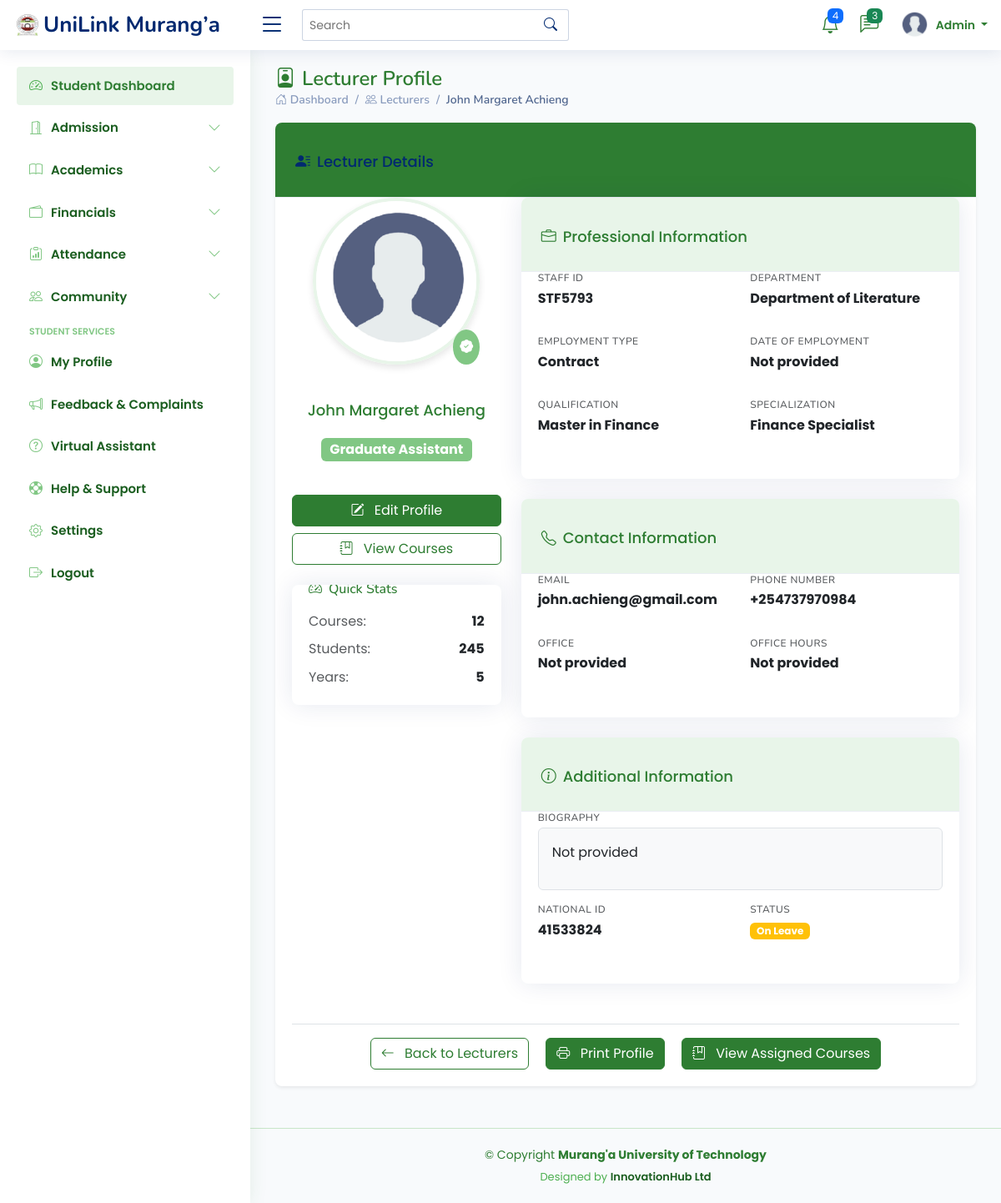
The page /lecturers/14/ on the database as committed earlier.
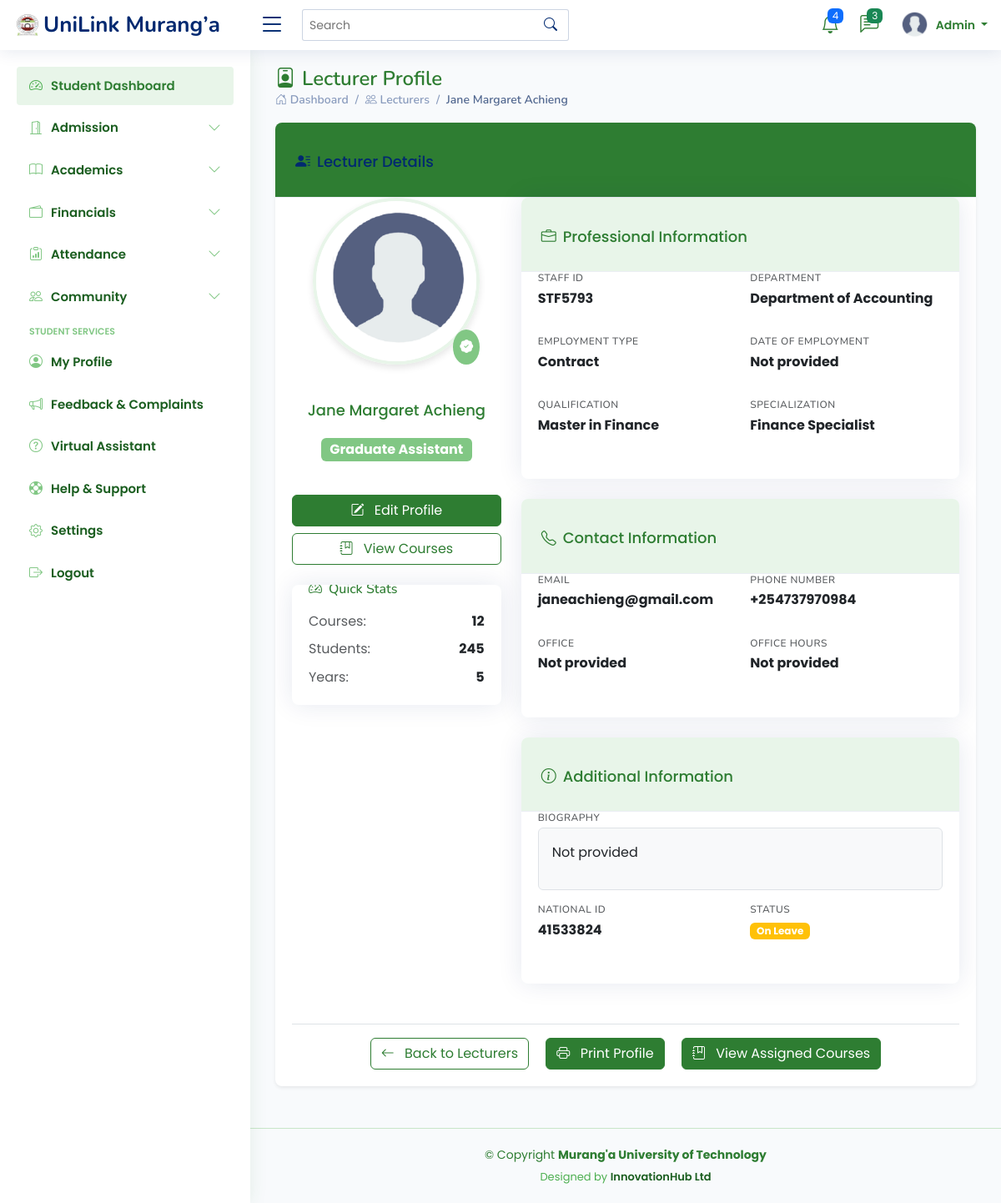
The same page on the database as committed later.
### students_portal/models.py (models this page shows, shortened)
class Lecturer(models.Model):
    staff_id = models.CharField(max_length=20, unique=True)
    first_name = models.CharField(max_length=100)
    last_name = models.CharField(max_length=100)
    middle_name = models.CharField(max_length=100, blank=True, null=True)
    national_id = models.CharField(max_length=20, blank=True, null=True)
    department = models.ForeignKey(Department, on_delete=models.CASCADE, related_name='lecturers')
    qualification = models.CharField(max_length=100, blank=True, null=True)
    specialization = models.CharField(max_length=200, blank=True, null=True)
    academic_rank = models.CharField(max_length=50, choices=[
        ('professor', 'Professor'),
        ('associate_professor', 'Associate Professor'),
        ('senior_lecturer', 'Senior Lecturer'),
        ('lecturer', 'Lecturer'),
        ('assistant_lecturer', 'Assistant Lecturer'),
        ('tutorial_fellow', 'Tutorial Fellow'),
        ('graduate_assistant', 'Graduate Assistant'),
    ], blank=True, null=True)
    employment_type = models.CharField(max_length=50, choices=[
        ('full_time', 'Full Time'),
        ('part_time', 'Part Time'),
        ('contract', 'Contract'),
        ('visiting', 'Visiting'),
        ('adjunct', 'Adjunct'),
    ], default='full_time')
    date_of_employment = models.DateField(blank=True, null=True)
    email = models.EmailField(blank=True, null=True)
    phone_number = models.CharField(max_length=15, blank=True, null=True)
    biography = models.TextField(blank=True, null=True)
    profile_picture = models.ImageField(upload_to='lecturer_profiles/', blank=True, null=True)
    is_active = models.BooleanField(default=True)
    status = models.CharField(max_length=20, choices=[
        ('active', 'Active'),
        ('on_leave', 'On Leave'),
        ('sabbatical', 'Sabbatical'),
        ('terminated', 'Terminated'),
        ('retired', 'Retired'),
    ], default='active')
    created_at = models.DateTimeField(auto_now_add=True)
    updated_at = models.DateTimeField(auto_now=True)
    def get_full_name(self):
        if self.middle_name:
            return f"{self.first_name} {self.middle_name} {self.last_name}"
        return f"{self.first_name} {self.last_name}"

class Department(models.Model):
    name = models.CharField(max_length=100)
    code = models.CharField(max_length=10, unique=True)
    faculty = models.ForeignKey(Faculty, on_delete=models.CASCADE, related_name='departments')
    description = models.TextField(blank=True, null=True)

### students_portal/views.py (the view)
# urls.py: path('lecturers/<int:pk>/', views.lecturer_detail, name='lecturer_detail'),
def lecturer_detail(request, pk):
    lecturer = get_object_or_404(Lecturer, pk=pk)
    context = {
        'lecturer': lecturer,
        'title': f'Lecturer Details - {lecturer.get_full_name()}'
    }
    return render(request, 'lecturers/lecturer_detail.html', context)

### templates/lecturers/lecturer_detail.html (shortened to what this page needs)
{% extends "base/base.html" %}
{% load static %}
{% block content %}
<div class="pagetitle">
    <h1><i class="bi bi-person-badge me-2"></i>Lecturer Profile</h1>
    <nav>
        <ol class="breadcrumb">
            <li class="breadcrumb-item"><a href="{% url 'admin_dashboard' %}"><i class="bi bi-house-door"></i> Dashboard</a></li>
            <li class="breadcrumb-item"><a href="{% url 'lecturer_list' %}"><i class="bi bi-people"></i> Lecturers</a></li>
            <li class="breadcrumb-item active">{{ lecturer.get_full_name }}</li>
        </ol>
    </nav>
</div>
<section class="section">
    <div class="row">
        <div class="col-lg-12">
            <div class="card border-0 shadow-sm">
                <div class="card-header bg-university-primary text-white">
                    <h5 class="card-title mb-0"><i class="bi bi-person-lines-fill me-2"></i>Lecturer Details</h5>
                </div>
                <div class="card-body">
                    <div class="row">
                        <div class="col-md-4 text-center">
                            <div class="profile-img-container mb-4 position-relative">
                                {% if lecturer.profile_picture %}
                                    <img src="{{ lecturer.profile_picture.url }}" alt="Profile Picture"
                                         class="img-fluid rounded-circle border border-4 border-university-light"
                                         style="width: 200px; height: 200px; object-fit: cover;">
                                {% else %}
                                    <img src="{% static 'assets/img/profile.png' %}" alt="Profile Picture"
                                         class="img-fluid rounded-circle border border-4 border-university-light"
                                         style="width: 200px; height: 200px; object-fit: cover;">
                                {% endif %}
                                <span class="position-absolute bottom-0 end-0 bg-university-secondary text-white rounded-circle p-2">
                                    <i class="bi bi-patch-check-fill"></i>
                                </span>
                            </div>
                            <h3 class="card-title text-university">{{ lecturer.get_full_name }}</h3>
                            <p class="badge bg-university-secondary fs-6">{{ lecturer.get_academic_rank_display }}</p>
                            <div class="d-grid gap-2 mt-4">
                                <a href="{% url 'lecturer_update' lecturer.pk %}" class="btn btn-university">
                                    <i class="bi bi-pencil-square me-2"></i> Edit Profile
                                </a>
                                <a href="#" class="btn btn-outline-university">
                                    <i class="bi bi-journal-bookmark me-2"></i> View Courses
                                </a>
                            </div>
                            <div class="card mt-4 border-university-light">
                                <div class="card-body text-start">
                                    <h6 class="card-subtitle mb-3 text-university"><i class="bi bi-speedometer2 me-2"></i>Quick Stats</h6>
                                    <div class="d-flex justify-content-between mb-2">
                                        <span class="text-muted">Courses:</span>
                                        <span class="fw-bold">12</span>
                                    </div>
                                    <div class="d-flex justify-content-between mb-2">
                                        <span class="text-muted">Students:</span>
                                        <span class="fw-bold">245</span>
                                    </div>
                                    <div class="d-flex justify-content-between">
                                        <span class="text-muted">Years:</span>
                                        <span class="fw-bold">5</span>
                                    </div>
                                </div>
                            </div>
                        </div>
                        <div class="col-md-8">
                            <div class="card mb-4 border-university-light">
                                <div class="card-header bg-university-light">
                                    <h5 class="card-title mb-0 text-university">
                                        <i class="bi bi-briefcase me-2"></i>Professional Information
                                    </h5>
                                </div>
                                <div class="card-body">
                                    <div class="row">
                                        <div class="col-md-6 mb-3">
                                            <h6 class="text-muted small text-uppercase">Staff ID</h6>
                                            <p class="fw-bold">{{ lecturer.staff_id }}</p>
                                        </div>
                                        <div class="col-md-6 mb-3">
                                            <h6 class="text-muted small text-uppercase">Department</h6>
                                            <p class="fw-bold">{{ lecturer.department.name }}</p>
                                        </div>
                                    </div>
                                    <div class="row">
                                        <div class="col-md-6 mb-3">
                                            <h6 class="text-muted small text-uppercase">Employment Type</h6>
                                            <p class="fw-bold">{{ lecturer.get_employment_type_display }}</p>
                                        </div>
                                        <div class="col-md-6 mb-3">
                                            <h6 class="text-muted small text-uppercase">Date of Employment</h6>
                                            <p class="fw-bold">{{ lecturer.date_of_employment|date:"d M Y"|default:"Not provided" }}</p>
                                        </div>
                                    </div>
                                    <div class="row">
                                        <div class="col-md-6 mb-3">
                                            <h6 class="text-muted small text-uppercase">Qualification</h6>
                                            <p class="fw-bold">{{ lecturer.qualification|default:"Not provided" }}</p>
                                        </div>
                                        <div class="col-md-6 mb-3">
                                            <h6 class="text-muted small text-uppercase">Specialization</h6>
                                            <p class="fw-bold">{{ lecturer.specialization|default:"Not provided" }}</p>
                                        </div>
                                    </div>
                                </div>
                            </div>
                            <div class="card mb-4 border-university-light">
                                <div class="card-header bg-university-light">
                                    <h5 class="card-title mb-0 text-university">
                                        <i class="bi bi-telephone me-2"></i>Contact Information
                                    </h5>
                                </div>
                                <div class="card-body">
                                    <div class="row">
                                        <div class="col-md-6 mb-3">
                                            <h6 class="text-muted small text-uppercase">Email</h6>
                                            <p class="fw-bold">{{ lecturer.email|default:"Not provided" }}</p>
                                        </div>
                                        <div class="col-md-6 mb-3">
                                            <h6 class="text-muted small text-uppercase">Phone Number</h6>
                                            <p class="fw-bold">{{ lecturer.phone_number|default:"Not provided" }}</p>
                                        </div>
                                    </div>
                                    <div class="row">
                                        <div class="col-md-6 mb-3">
                                            <h6 class="text-muted small text-uppercase">Office</h6>
                                            <p class="fw-bold">{{ lecturer.office_location|default:"Not provided" }}</p>
                                        </div>
                                        <div class="col-md-6 mb-3">
                                            <h6 class="text-muted small text-uppercase">Office Hours</h6>
                                            <p class="fw-bold">{{ lecturer.office_hours|default:"Not provided" }}</p>
                                        </div>
                                    </div>
                                </div>
                            </div>
                            <div class="card mb-4 border-university-light">
                                <div class="card-header bg-university-light">
                                    <h5 class="card-title mb-0 text-university">
                                        <i class="bi bi-info-circle me-2"></i>Additional Information
                                    </h5>
                                </div>
                                <div class="card-body">
                                    <div class="row">
                                        <div class="col-12 mb-3">
                                            <h6 class="text-muted small text-uppercase">Biography</h6>
                                            <div class="border rounded p-3 bg-light">
                                                {{ lecturer.biography|default:"Not provided"|linebreaks }}
                                            </div>
                                        </div>
                                    </div>
                                    <div class="row">
                                        <div class="col-md-6 mb-3">
                                            <h6 class="text-muted small text-uppercase">National ID</h6>
                                            <p class="fw-bold">{{ lecturer.national_id|default:"Not provided" }}</p>
                                        </div>
                                        <div class="col-md-6 mb-3">
                                            <h6 class="text-muted small text-uppercase">Status</h6>
                                            <span class="badge {% if lecturer.status == 'active' %}bg-success{% else %}bg-warning{% endif %}">
                                                {{ lecturer.get_status_display }}
                                            </span>
                                        </div>
                                    </div>
                                </div>
                            </div>
                        </div>
                    </div>
                    <div class="text-center mt-4 pt-3 border-top">
                        <a href="{% url 'lecturer_list' %}" class="btn btn-outline-university me-3">
                            <i class="bi bi-arrow-left me-2"></i> Back to Lecturers
                        </a>
                        <a href="#" class="btn btn-university">
                            <i class="bi bi-printer me-2"></i> Print Profile
                        </a>
                        <a href="#" class="btn btn-university ms-3">
                            <i class="bi bi-journal-bookmark me-2"></i> View Assigned Courses
                        </a>
                    </div>
                </div>
            </div>
        </div>
    </div>
</section>
{% endblock %}

Rows that differ between the two databases and show on the page:
changed Lecturer "Graduate Assistant": get_full_name "John Margaret Achieng" → "Jane Margaret Achieng"; department.name "Department of Literature" → "Department of Accounting"; email "john.achieng@gmail.com" → "janeachieng@gmail.com"
